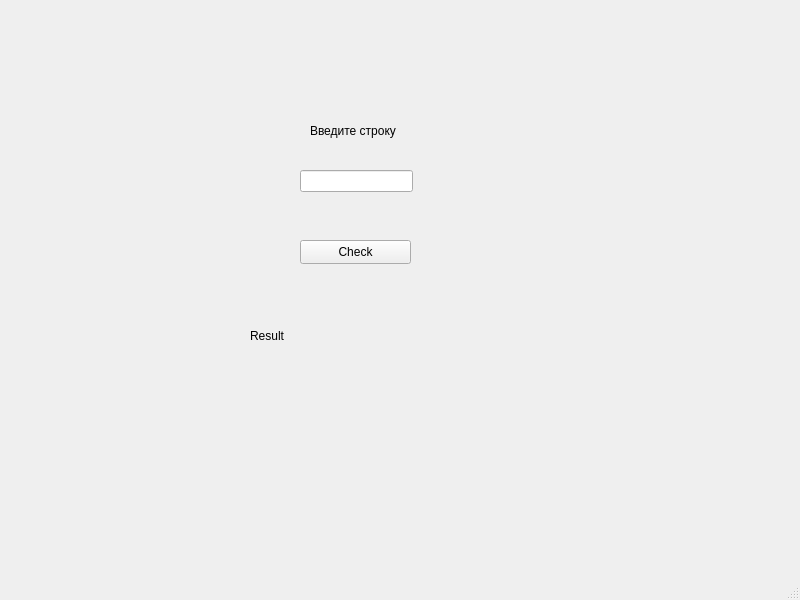
<?xml version="1.0" encoding="UTF-8"?>
<ui version="4.0">
 <class>MainWindow</class>
 <widget class="QMainWindow" name="MainWindow">
  <property name="geometry">
   <rect>
    <x>0</x>
    <y>0</y>
    <width>800</width>
    <height>600</height>
   </rect>
  </property>
  <property name="windowTitle">
   <string>MainWindow</string>
  </property>
  <widget class="QWidget" name="centralwidget">
   <widget class="QLabel" name="label">
    <property name="geometry">
     <rect>
      <x>310</x>
      <y>120</y>
      <width>91</width>
      <height>21</height>
     </rect>
    </property>
    <property name="text">
     <string>Введите строку</string>
    </property>
   </widget>
   <widget class="QLineEdit" name="lineEdit">
    <property name="geometry">
     <rect>
      <x>300</x>
      <y>170</y>
      <width>113</width>
      <height>22</height>
     </rect>
    </property>
   </widget>
   <widget class="QLabel" name="resultLabel">
    <property name="geometry">
     <rect>
      <x>250</x>
      <y>320</y>
      <width>241</width>
      <height>31</height>
     </rect>
    </property>
    <property name="text">
     <string>Result</string>
    </property>
   </widget>
   <widget class="QPushButton" name="pushButton">
    <property name="geometry">
     <rect>
      <x>300</x>
      <y>240</y>
      <width>111</width>
      <height>24</height>
     </rect>
    </property>
    <property name="text">
     <string>Check</string>
    </property>
   </widget>
  </widget>
  <widget class="QMenuBar" name="menubar">
   <property name="geometry">
    <rect>
     <x>0</x>
     <y>0</y>
     <width>800</width>
     <height>22</height>
    </rect>
   </property>
  </widget>
  <widget class="QStatusBar" name="statusbar"/>
 </widget>
 <resources/>
 <connections/>
</ui>
